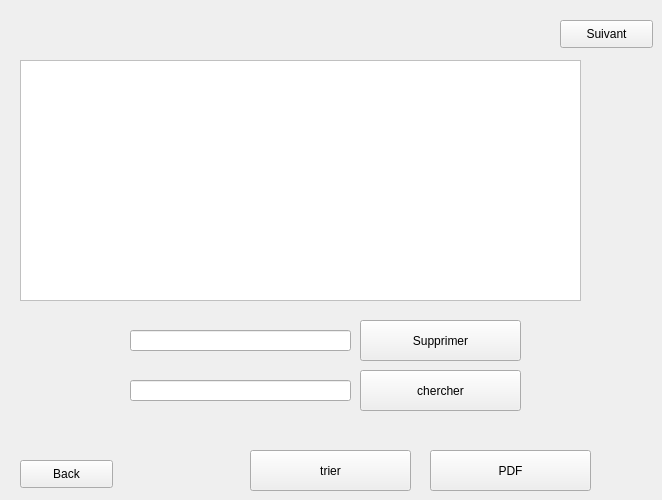
           <widget class="QWidget" name="page_4">
            <widget class="QTableView" name="table_matriels">
             <property name="geometry">
              <rect>
               <x>20</x>
               <y>60</y>
               <width>561</width>
               <height>241</height>
              </rect>
             </property>
             <property name="styleSheet">
              <string notr="true">QTableView {

background-color: #FFFFFF; /* Background color similar to Windows */

border: 1px solid #C0C0C0; /* Border color */

selection-background-color: #0078D4; /* Selection background color similar to Windows */

selection-color: #FFFFFF; /* Selection text color similar to Windows */

}



QHeaderView::section {

background-color: #0078D4; /* Header section background color similar to Windows */

color: #FFFFFF; /* Header section text color similar to Windows */

padding: 5px; /* Padding around header sections */

}</string>
             </property>
            </widget>
            <widget class="QPushButton" name="suivant_2">
             <property name="geometry">
              <rect>
               <x>560</x>
               <y>20</y>
               <width>93</width>
               <height>28</height>
              </rect>
             </property>
             <property name="styleSheet">
              <string notr="true">QPushButton {

background-color: #0078D4; /* Button background color similar to Windows */

color: #FFFFFF; /* Button text color */

border: 1px solid #0078D4; /* Button border color */

border-radius: 4px; /* Button border radius */

padding: 6px 12px; /* Button padding */

}



QPushButton:hover {

background-color: #00559B; /* Hovered button background color */

border: 1px solid #00559B; /* Hovered button border color */

}



QPushButton:pressed {

background-color: #003C75; /* Pressed butt}</string>
             </property>
             <property name="text">
              <string>Suivant</string>
             </property>
            </widget>
            <widget class="QLineEdit" name="le_id_supp">
             <property name="geometry">
              <rect>
               <x>130</x>
               <y>330</y>
               <width>221</width>
               <height>21</height>
              </rect>
             </property>
            </widget>
            <widget class="QPushButton" name="PDF">
             <property name="geometry">
              <rect>
               <x>430</x>
               <y>450</y>
               <width>161</width>
               <height>41</height>
              </rect>
             </property>
             <property name="styleSheet">
              <string notr="true">QPushButton {

background-color: #0078D4; /* Button background color similar to Windows */

color: #FFFFFF; /* Button text color */

border: 1px solid #0078D4; /* Button border color */

border-radius: 4px; /* Button border radius */

padding: 6px 12px; /* Button padding */

}



QPushButton:hover {

background-color: #00559B; /* Hovered button background color */

border: 1px solid #00559B; /* Hovered button border color */

}



QPushButton:pressed {

background-color: #003C75; /* Pressed butt}</string>
             </property>
             <property name="text">
              <string>PDF</string>
             </property>
            </widget>
            <widget class="QPushButton" name="supprimer">
             <property name="geometry">
              <rect>
               <x>360</x>
               <y>320</y>
               <width>161</width>
               <height>41</height>
              </rect>
             </property>
             <property name="styleSheet">
              <string notr="true">QPushButton {

background-color: #0078D4; /* Button background color similar to Windows */

color: #FFFFFF; /* Button text color */

border: 1px solid #0078D4; /* Button border color */

border-radius: 4px; /* Button border radius */

padding: 6px 12px; /* Button padding */

}



QPushButton:hover {

background-color: #00559B; /* Hovered button background color */

border: 1px solid #00559B; /* Hovered button border color */

}



QPushButton:pressed {

background-color: #003C75; /* Pressed butt}</string>
             </property>
             <property name="text">
              <string>Supprimer</string>
             </property>
            </widget>
            <widget class="QPushButton" name="back">
             <property name="geometry">
              <rect>
               <x>20</x>
               <y>460</y>
               <width>93</width>
               <height>28</height>
              </rect>
             </property>
             <property name="styleSheet">
              <string notr="true">QPushButton {

background-color: #0078D4; /* Button background color similar to Windows */

color: #FFFFFF; /* Button text color */

border: 1px solid #0078D4; /* Button border color */

border-radius: 4px; /* Button border radius */

padding: 6px 12px; /* Button padding */

}



QPushButton:hover {

background-color: #00559B; /* Hovered button background color */

border: 1px solid #00559B; /* Hovered button border color */

}



QPushButton:pressed {

background-color: #003C75; /* Pressed butt}</string>
             </property>
             <property name="text">
              <string>Back</string>
             </property>
            </widget>
            <widget class="QLineEdit" name="lineEdit">
             <property name="geometry">
              <rect>
               <x>130</x>
               <y>380</y>
               <width>221</width>
               <height>21</height>
              </rect>
             </property>
            </widget>
            <widget class="QPushButton" name="supprimer_2">
             <property name="geometry">
              <rect>
               <x>360</x>
               <y>370</y>
               <width>161</width>
               <height>41</height>
              </rect>
             </property>
             <property name="styleSheet">
              <string notr="true">QPushButton {

background-color: #0078D4; /* Button background color similar to Windows */

color: #FFFFFF; /* Button text color */

border: 1px solid #0078D4; /* Button border color */

border-radius: 4px; /* Button border radius */

padding: 6px 12px; /* Button padding */

}



QPushButton:hover {

background-color: #00559B; /* Hovered button background color */

border: 1px solid #00559B; /* Hovered button border color */

}



QPushButton:pressed {

background-color: #003C75; /* Pressed butt}</string>
             </property>
             <property name="text">
              <string>chercher</string>
             </property>
            </widget>
            <widget class="QPushButton" name="supprimer_3">
             <property name="geometry">
              <rect>
               <x>250</x>
               <y>450</y>
               <width>161</width>
               <height>41</height>
              </rect>
             </property>
             <property name="styleSheet">
              <string notr="true">QPushButton {

background-color: #0078D4; /* Button background color similar to Windows */

color: #FFFFFF; /* Button text color */

border: 1px solid #0078D4; /* Button border color */

border-radius: 4px; /* Button border radius */

padding: 6px 12px; /* Button padding */

}



QPushButton:hover {

background-color: #00559B; /* Hovered button background color */

border: 1px solid #00559B; /* Hovered button border color */

}



QPushButton:pressed {

background-color: #003C75; /* Pressed butt}</string>
             </property>
             <property name="text">
              <string>trier</string>
             </property>
            </widget>
           </widget>
